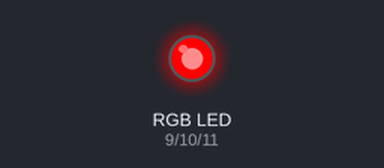
A sketch run on a simulated Arduino Uno, built with avr-gcc and run on an emulated ATmega328P. Shown: an RGB LED mixed from three pins (HIGH = lit).

Above: at 0.5 s.
At 1.5 s:
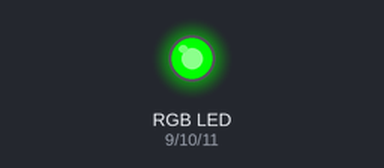
At 2.5 s:
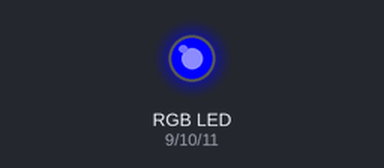
At 3.5 s:
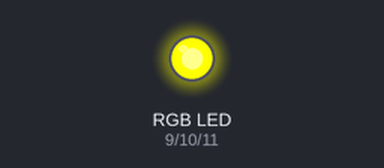
At 5.5 s:
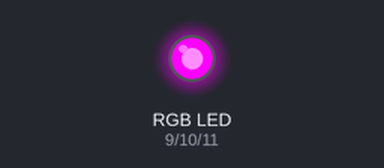
At 7.0 s:
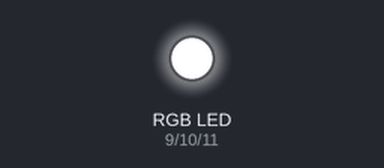
Timing chart, 0 to 10.4 s (numbered marks = the images above):
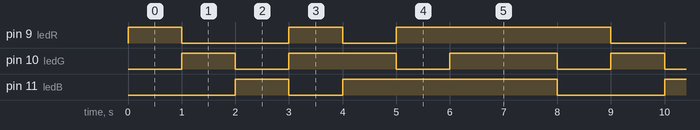

The sketch:

RGB_LED.ino
```cpp
const int ledR = 9;
const int ledG = 10;
const int ledB = 11;

void setup() {
  pinMode(ledR, OUTPUT);
  pinMode(ledG, OUTPUT);
  pinMode(ledB, OUTPUT);
}

void loop() {
  // put your main code here, to run repeatedly:
  analogWrite(ledR, 255);
  analogWrite(ledG, 0);
  analogWrite(ledB, 0);
  delay(1000);

  // Green
  analogWrite(ledR, 0);
  analogWrite(ledG, 255);
  analogWrite(ledB, 0);
  delay(1000);

  // Blue
  analogWrite(ledR, 0);
  analogWrite(ledG, 0);
  analogWrite(ledB, 255);
  delay(1000);

  // Yellow (R+G)
  analogWrite(ledR, 255);
  analogWrite(ledG, 255);
  analogWrite(ledB, 0);
  delay(1000);

  // Cyan (G+B)
  analogWrite(ledR, 0);
  analogWrite(ledG, 255);
  analogWrite(ledB, 255);
  delay(1000);

  // Magenta (R+B)
  analogWrite(ledR, 255);
  analogWrite(ledG, 0);
  analogWrite(ledB, 255);
  delay(1000);

  // White
  analogWrite(ledR, 255);
  analogWrite(ledG, 255);
  analogWrite(ledB, 255);
  delay(2000);


}
```

Measured:
- by itself, pin 9 (ledR): repeats every 8.0 s: LOW 2.0 s, HIGH 1.0 s, LOW 1.0 s, HIGH 4.0 s
- by itself, pin 10 (ledG): repeats every 8.0 s: 2 × (LOW 1.0 s, HIGH 2.0 s), LOW 1.0 s, HIGH 1.0 s
- by itself, pin 11 (ledB): repeats every 8.0 s: LOW 1.0 s, HIGH 4.0 s, LOW 2.0 s, HIGH 1.0 s
